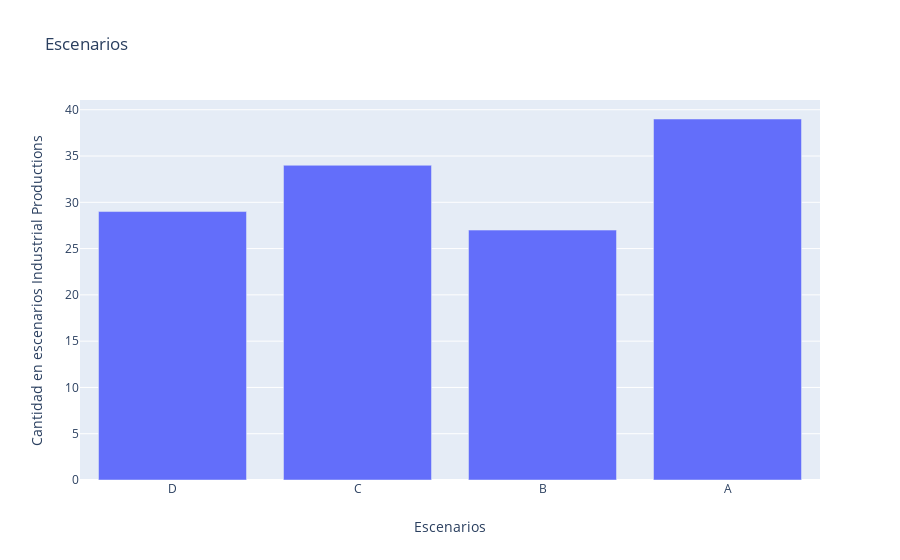

The notebook cell saved with this chart:
### Code cell
fig = go.Figure()
fig = make_subplots()
fig.add_trace(go.Bar(x=escenariosIP['escenario'], 
                     y=escenariosIP['cantidad'],
                         hovertemplate = '<i>Casos</i>: %{y}'
                        '<br><b>Identificador</b>: %{x}<br>'),secondary_y=False)
# Título gráfica
fig.update_layout(title_text='Escenarios')
    
# Título ejes x & y
fig.update_xaxes(title_text='Escenarios')
fig.update_yaxes(title_text='Cantidad en escenarios Industrial Productions', secondary_y=False)
    
fig.show()

### Figure 1 — Plotly figure (JSON) as saved in the notebook; plotly's stock layout.template omitted (floating-point values rounded to 4 significant figures)
{"data": [{"hovertemplate": "<i>Casos</i>: %{y}<br><b>Identificador</b>: %{x}<br>", "type": "bar", "x": ["D", "C", "B", "A"], "xaxis": "x", "y": [29, 34, 27, 39], "yaxis": "y"}], "layout": {"title": {"text": "Escenarios"}, "xaxis": {"anchor": "y", "domain": [0, 1], "title": {"text": "Escenarios"}}, "yaxis": {"anchor": "x", "domain": [0, 1], "title": {"text": "Cantidad en escenarios Industrial Productions"}}}}
